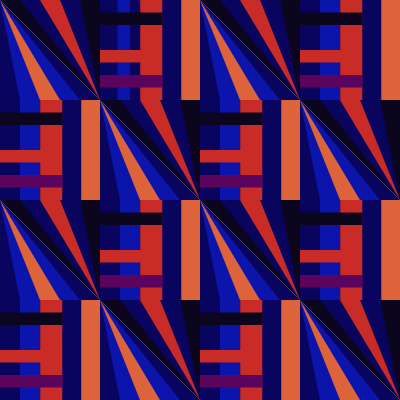
Frame 1 (no input)
Frame 60 (no input): identical to frame 1, image omitted
Frame 120 (the mouse pressed at the canvas centre since frame 60): identical to frame 1, image omitted

The p5.js sketch that drew this single still picture (run headless with seeded random() and noise() and a simulated clock; from frame 60 on, the mouse is pressed at the canvas centre):

// p5.js sketch
// ── sketch.js
function setup() {
 
  createCanvas(400,400);
}

function draw() {
  background(220);
  //modulo 1
  push();
  translate(0,0);
  
  scale(0.25);
  
  noStroke();
  
  fill(9,4,94);
  triangle(0,0,0,400,400,400);
  
  fill(12, 21, 171);
  triangle(0,0,80,400,320, 400);
  
  fill(221,100,58);        
  triangle(0,0,160,400,240,400);
  
  fill(11,6,29);
  triangle(0,0,400,0,400,400);
  
  fill(9,4,94);
  triangle(80,0,320,0,400,400);
  
  fill(201,43,39);
  triangle(160,0,240,0,400,400);
pop();
  
  //modulo 2
  push();
  translate(100,0);
  
  scale(0.25);
  
  noStroke();
  
  //cuadrado de fondo azúl oscuro
  fill(9,4,94);
  rect(0,0,400,400);
  
  //linea azul claro
  fill(12, 21, 171);
  rect(70,0,50,400);
  
  //linea naranjo claro
  fill(221,100,58);       
  rect(325,0,75,400);
  
  //lineas naranjas
  fill(201,43,39);
  rect(0,200,200,50);
  rect(161,0,88,400);
  
  //linea morada
  fill(90,4,94);
  rect(0,300,250,50);
  
  //cuadrado oscuro 
  fill(11,6,29);
  rect(0,50,250,50);
  pop();
  
  push();
  translate(100,100);
  
  scale(0.25);
  
  noStroke();
  
  fill(9,4,94);
  triangle(0,0,0,400,400,400);
  
  fill(12, 21, 171);
  triangle(0,0,80,400,320, 400);
  
  fill(221,100,58);        
  triangle(0,0,160,400,240,400);
  
  fill(11,6,29);
  triangle(0,0,400,0,400,400);
  
  fill(9,4,94);
  triangle(80,0,320,0,400,400);
  
  fill(201,43,39);
  triangle(160,0,240,0,400,400);
pop();
  
  push();
  translate(0,200);
  
  scale(0.25);
  
  noStroke();
  
  fill(9,4,94);
  triangle(0,0,0,400,400,400);
  
  fill(12, 21, 171);
  triangle(0,0,80,400,320, 400);
  
  fill(221,100,58);        
  triangle(0,0,160,400,240,400);
  
  fill(11,6,29);
  triangle(0,0,400,0,400,400);
  
  fill(9,4,94);
  triangle(80,0,320,0,400,400);
  
  fill(201,43,39);
  triangle(160,0,240,0,400,400);
pop();
  
  //modulo 2
  push();
  translate(0,100);
  
  scale(0.25);
  
  noStroke();
  
  //cuadrado de fondo azúl oscuro
  fill(9,4,94);
  rect(0,0,400,400);
  
  //linea azul claro
  fill(12, 21, 171);
  rect(80,0,80,400);
  
  //linea naranjo claro
  fill(221,100,58);       
  rect(325,0,75,400);
  
  //lineas naranjas
  fill(201,43,39);
  rect(0,200,200,50);
  rect(161,0,88,400);
  
  //linea morada
  fill(90,4,94);
  rect(0,300,250,50);
  
  //cuadrado oscuro 
  fill(11,6,29);
  rect(0,50,250,50);
  pop();
  
  //modulo 2
  push();
  translate(0,300);
  
  scale(0.25);
  
  noStroke();
  
  //cuadrado de fondo azúl oscuro
  fill(9,4,94);
  rect(0,0,400,400);
  
  //linea azul claro
  fill(12, 21, 171);
  rect(80,0,80,400);
  
  //linea naranjo claro
  fill(221,100,58);       
  rect(325,0,75,400);
  
  //lineas naranjas
  fill(201,43,39);
  rect(0,200,200,50);
  rect(161,0,88,400);
  
  //linea morada
  fill(90,4,94);
  rect(0,300,250,50);
  
  //cuadrado oscuro 
  fill(11,6,29);
  rect(0,50,250,50);
  pop();
  
   push();
  translate(100,300);
  
  scale(0.25);
  
  noStroke();
  
  fill(9,4,94);
  triangle(0,0,0,400,400,400);
  
  fill(12, 21, 171);
  triangle(0,0,80,400,320, 400);
  
  fill(221,100,58);        
  triangle(0,0,160,400,240,400);
  
  fill(11,6,29);
  triangle(0,0,400,0,400,400);
  
  fill(9,4,94);
  triangle(80,0,320,0,400,400);
  
  fill(201,43,39);
  triangle(160,0,240,0,400,400);
pop();
 
   push();
  translate(200,200);
  
  scale(0.25);
  
  noStroke();
  
  fill(9,4,94);
  triangle(0,0,0,400,400,400);
  
  fill(12, 21, 171);
  triangle(0,0,80,400,320, 400);
  
  fill(221,100,58);        
  triangle(0,0,160,400,240,400);
  
  fill(11,6,29);
  triangle(0,0,400,0,400,400);
  
  fill(9,4,94);
  triangle(80,0,320,0,400,400);
  
  fill(201,43,39);
  triangle(160,0,240,0,400,400);
pop();
  
  //modulo 2
  push();
  translate(100,200);
  
  scale(0.25);
  
  noStroke();
  
  //cuadrado de fondo azúl oscuro
  fill(9,4,94);
  rect(0,0,400,400);
  
  //linea azul claro
  fill(12, 21, 171);
  rect(80,0,80,400);
  
  //linea naranjo claro
  fill(221,100,58);       
  rect(325,0,75,400);
  
  //lineas naranjas
  fill(201,43,39);
  rect(0,200,200,50);
  rect(161,0,88,400);
  
  //linea morada
  fill(90,4,94);
  rect(0,300,250,50);
  
  //cuadrado oscuro 
  fill(11,6,29);
  rect(0,50,250,50);
  pop();
  
  //modulo 2
  push();
  translate(200,300);
  
  scale(0.25);
  
  noStroke();
  
  //cuadrado de fondo azúl oscuro
  fill(9,4,94);
  rect(0,0,400,400);
  
  //linea azul claro
  fill(12, 21, 171);
  rect(80,0,80,400);
  
  //linea naranjo claro
  fill(221,100,58);       
  rect(325,0,75,400);
  
  //lineas naranjas
  fill(201,43,39);
  rect(0,200,200,50);
  rect(161,0,88,400);
  
  //linea morada
  fill(90,4,94);
  rect(0,300,250,50);
  
  //cuadrado oscuro 
  fill(11,6,29);
  rect(0,50,250,50);
  pop();
  
  //modulo 2
  push();
  translate(300,200);
  
  scale(0.25);
  
  noStroke();
  
  //cuadrado de fondo azúl oscuro
  fill(9,4,94);
  rect(0,0,400,400);
  
  //linea azul claro
  fill(12, 21, 171);
  rect(80,0,80,400);
  
  //linea naranjo claro
  fill(221,100,58);       
  rect(325,0,75,400);
  
  //lineas naranjas
  fill(201,43,39);
  rect(0,200,200,50);
  rect(161,0,88,400);
  
  //linea morada
  fill(90,4,94);
  rect(0,300,250,50);
  
  //cuadrado oscuro 
  fill(11,6,29);
  rect(0,50,250,50);
  pop();
  
  //modulo 2
  push();
  translate(200,100);
  
  scale(0.25);
  
  noStroke();
  
  //cuadrado de fondo azúl oscuro
  fill(9,4,94);
  rect(0,0,400,400);
  
  //linea azul claro
  fill(12, 21, 171);
  rect(80,0,80,400);
  
  //linea naranjo claro
  fill(221,100,58);       
  rect(325,0,75,400);
  
  //lineas naranjas
  fill(201,43,39);
  rect(0,200,200,50);
  rect(161,0,88,400);
  
  //linea morada
  fill(90,4,94);
  rect(0,300,250,50);
  
  //cuadrado oscuro 
  fill(11,6,29);
  rect(0,50,250,50);
  pop();
  
  //modulo 2
  push();
  translate(300,0);
  
  scale(0.25);
  
  noStroke();
  
  //cuadrado de fondo azúl oscuro
  fill(9,4,94);
  rect(0,0,400,400);
  
  //linea azul claro
  fill(12, 21, 171);
  rect(80,0,80,400);
  
  //linea naranjo claro
  fill(221,100,58);       
  rect(325,0,75,400);
  
  //lineas naranjas
  fill(201,43,39);
  rect(0,200,200,50);
  rect(161,0,88,400);
  
  //linea morada
  fill(90,4,94);
  rect(0,300,250,50);
  
  //cuadrado oscuro 
  fill(11,6,29);
  rect(0,50,250,50);
  pop();
  
     push();
  translate(300,100);
  
  scale(0.25);
  
  noStroke();
  
  fill(9,4,94);
  triangle(0,0,0,400,400,400);
  
  fill(12, 21, 171);
  triangle(0,0,80,400,320, 400);
  
  fill(221,100,58);        
  triangle(0,0,160,400,240,400);
  
  fill(11,6,29);
  triangle(0,0,400,0,400,400);
  
  fill(9,4,94);
  triangle(80,0,320,0,400,400);
  
  fill(201,43,39);
  triangle(160,0,240,0,400,400);
pop();
  
     push();
  translate(200,0);
  
  scale(0.25);
  
  noStroke();
  
  fill(9,4,94);
  triangle(0,0,0,400,400,400);
  
  fill(12, 21, 171);
  triangle(0,0,80,400,320, 400);
  
  fill(221,100,58);        
  triangle(0,0,160,400,240,400);
  
  fill(11,6,29);
  triangle(0,0,400,0,400,400);
  
  fill(9,4,94);
  triangle(80,0,320,0,400,400);
  
  fill(201,43,39);
  triangle(160,0,240,0,400,400);
pop();
  
     push();
  translate(300,300);
  
  scale(0.25);
  
  noStroke();
  
  fill(9,4,94);
  triangle(0,0,0,400,400,400);
  
  fill(12, 21, 171);
  triangle(0,0,80,400,320, 400);
  
  fill(221,100,58);        
  triangle(0,0,160,400,240,400);
  
  fill(11,6,29);
  triangle(0,0,400,0,400,400);
  
  fill(9,4,94);
  triangle(80,0,320,0,400,400);
  
  fill(201,43,39);
  triangle(160,0,240,0,400,400);
pop();
}
